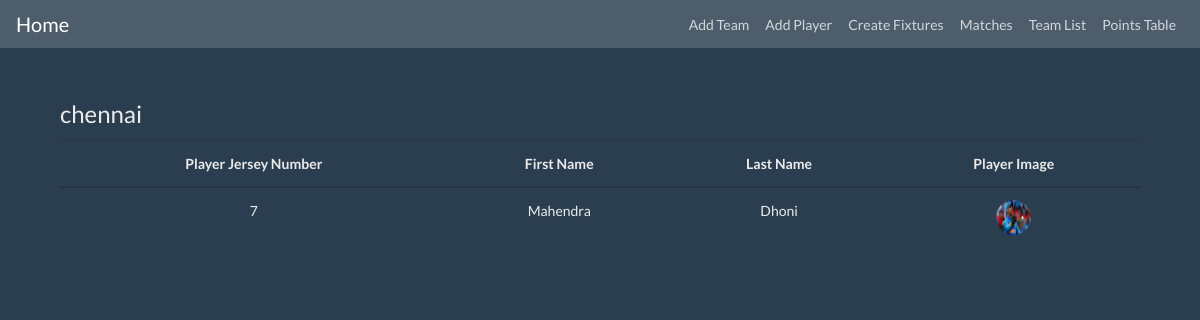
Screenshot of /single_players/2/ with the database file from the repository.
### cricapp/models.py (models this page shows, shortened)
class Team(models.Model):
    team_id = models.CharField(max_length=10,primary_key=True)
    team_name = models.CharField(max_length=30)
    team_logo = models.FileField()
    club_state = models.CharField(max_length=25)

class Player(models.Model):
    player_id = models.CharField(max_length=10,primary_key=True)
    first_name = models.CharField(max_length=30)
    last_name = models.CharField(max_length=30)
    player_image = models.FileField()
    player_jersey_number = models.IntegerField()
    player_country = models.CharField(max_length=25)
    player_team = models.ForeignKey(Team,on_delete=models.CASCADE)

### cricapp/views.py (the view)
# urls.py: path('single_players/<team_id>/',views.single_players,name="single_players"),
def single_players(request,team_id):
    team_players = Player.objects.filter(player_team__team_id=team_id)
    team_name = Team.objects.get(team_id=team_id)
    return render(request,'players_list.html',{'objects_list':team_players,'team_name':team_name})

### cricapp/templates/players_list.html
{% extends 'base.html' %}
{% block content %}
	<div class="container">
		<div class="mt-5 mb-5">
			<legend>{{team_name.team_name}}</legend>
			<table class="table table-hover text-center">
				<thead>
				<tr>
                    <th scope="col">Player Jersey Number</th>
					<th scope="col">First Name</th>
					<th scope="col">Last Name</th>
					<th scope="col">Player Image</th>
				</tr>
				</thead>
				{% for data in objects_list %}
				<tbody>
				<tr>
                    <td>{{data.player_jersey_number}}</td>
                    <td>{{data.first_name}}</td>
                    <td>{{data.last_name}}</td>
					<td><img style="border-radius: 50%;" height="35" width="35" src="{{data.player_image.url}}"/></td>
				</tr>
				</tbody>
				{% endfor %}
			</table>
		</div>
	</div>
{% endblock %}

### rows the page displays
Team: team_name "chennai"
Player: player_jersey_number "7", first_name "Mahendra", last_name "Dhoni", player_image (picture)
